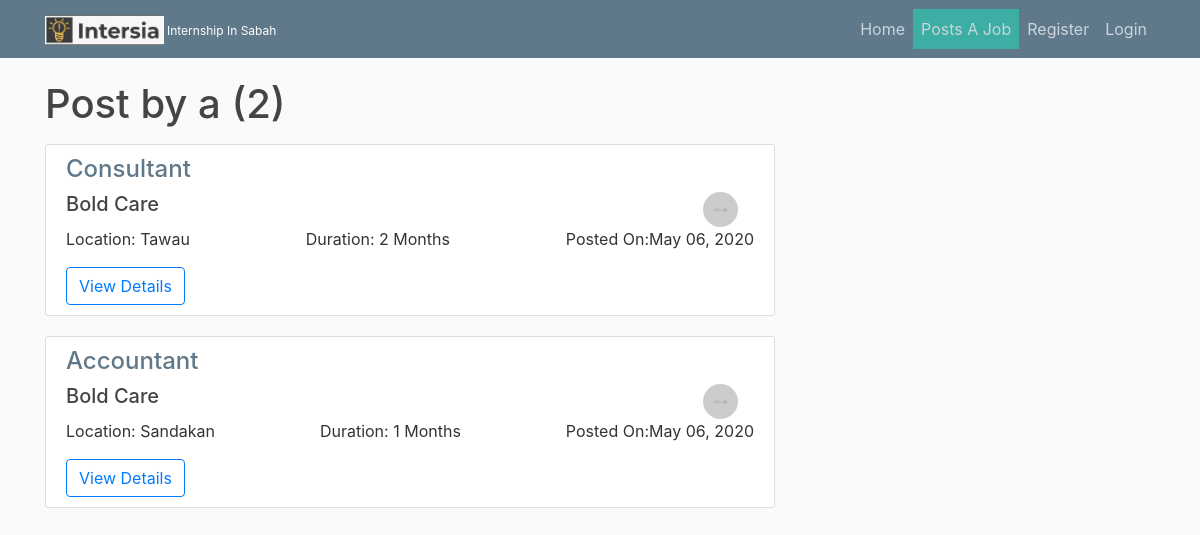
Screenshot of /user/a with the database file from the repository.
### joblist/models.py (models this page shows, shortened)
class Post(models.Model):
    JOB_CATEGORY = (('Android App Development','Android App Development'), ('  Angular.js Development','  Angular.js Development'),('Software Developer','Software Developer'),('Consultant','Consultant'),('Accountant','Accountant'),('Mechanical Engineer','Mechanical Engineer'),('Electrician','Electrician'),('Graphic Designer','Graphic Designer'),('Writer and Editor','Writer and Editor'),('Market Research Analyst','Market Research Analyst'),('Interpreter and Translator','Interpreter and Translator'),('Architect','Architect'),('Chemist','Chemist'),('Database Administrator','Database Administrator'),('Customer Service Representative','Customer Service Representative'),('Fashion Designer','Fashion Designer'))
    DAERAH= (('Works from Home','Works from Home'),('Tawau','Tawau'),('Sandakan','Sandakan'),('Lahad Datu','Lahad Datu'),('Kota Kinabalu','Kota Kinabalu'),('Semporna','Semporna'))
    DURATION =(('1 Months','1 Months'),('2 Months','2 Months'),('3 Months','3 Months'),('4 Months','4 Months'),('5 Months','5 Months'),('6 Months','6 Months'))
    AVAILABLE =(('1','1'),('2','2'),('3','3'),('3','3'),('4','4'),('5','5'),('6','6'),('7','7'),('8','8'),('9','9'),('10','10'),('11','11'),('12','12'),('13','13'),('14','14'),('15','15'),('16','16'),('17','17'),('18','18'),('19','19'),('20','20'))
    content = models.TextField("About the work")
    responsibility = models.TextField("Selected intern's day-to-day responsibilities include")
    skills= models.CharField(max_length=100)
    perks = models.CharField(max_length=100)
    who_apply= models.TextField("Who can apply")
    date_posted = models.DateTimeField(default=timezone.now)
    author = models.ForeignKey(User, on_delete =models.CASCADE)
    available = models.CharField(max_length=2,choices= AVAILABLE)
    category= models.CharField(max_length=100, choices= JOB_CATEGORY)
    daerah= models.CharField(max_length=100, choices= DAERAH)
    duration= models.CharField(max_length=100, choices= DURATION)

### users/models.py (models this page shows, shortened)
class Profile(models.Model):
    user = models.OneToOneField(User, on_delete=models.CASCADE)
    image= models.ImageField(default='default.jpg',upload_to="profile_pics")
    about_company=models.TextField()
    company_name =models.CharField(max_length=100)

### joblist/views.py (the view)
# urls.py: path('user/<str:username>', UserPostListView.as_view(), name='user-posts'),
class UserPostListView(ListView):
    model = Post
    template_name = 'joblist/user_post.html'
    context_object_name = 'posts'
    paginate_by = 15
    def get_queryset(self):
        user = get_object_or_404(User, username=self.kwargs.get('username'))
        return Post.objects.filter(author=user).order_by('-date_posted')

### joblist/templates/joblist/user_post.html (shortened to what this page needs)
{% extends "joblist/base.html" %}
{% block content %}
<h1 class="mb-3">Post by {{ view.kwargs.username}} ({{ page_obj.paginator.count}})</h1>
{% for post in posts %}
<article class="media content-section">
  <div class="media-body">
    <h4><a class="article-title" href="{% url 'post-detail' post.id %}" style="color: #5F788A;">{{ post.category }}</a></h4>
    <div style="display: flex;justify-content: space-between;">
      <h5>{{ post.author.profile.company_name }}</h5>   <img src="{{ post.author.profile.image.url }}" alt="" class="rounded-circle article-img">
    </div>
    <div class="" style="display: flex;justify-content: space-between;">
      <p>Location: {{ post.daerah }}</p>
      <p>Duration: {{ post.duration }}</p>
        <p>Posted On:{{ post.date_posted|date:"F d, Y" }}</p>
    </div>
      <a class="btn btn-outline-primary" href="{% url 'post-detail' post.id %}">View Details</a>
  </div>
</article>
{% endfor %}
{% endblock content %}

### joblist/static/joblist/main.css (style rules this page uses)
body { background: #fafafa; color: #333333; margin-top: 5rem; }
h1, h2, h3, h4, h5, h6 { color: #444444; }
.content-section { background: #ffffff; padding: 10px 20px; border: 1px solid #dddddd; border-radius: 3px; margin-bottom: 20px; }
.article-title { color: #444444; }
.article-img { height: 35px; width: 35px; margin-right: 16px; }

### rows the page displays
Post: category "Consultant", author.profile.company_name "Bold Care", author.profile.image (placeholder picture), daerah "Tawau", duration "2 Months", date_posted "May 06, 2020"
Post: category "Accountant", author.profile.company_name "Bold Care", author.profile.image (placeholder picture), daerah "Sandakan", duration "1 Months", date_posted "May 06, 2020"

### other values shown
{{ view.kwargs.username }} "a"
{{ page_obj.paginator.count }} "2"
